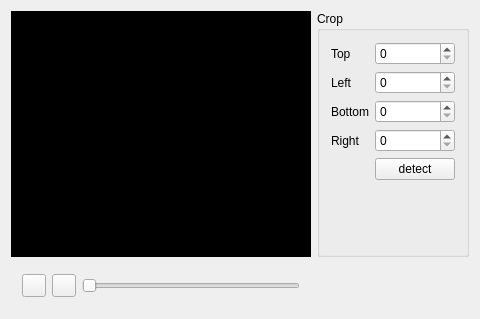
<ui version="4.0" >
 <class>ViewMPEG2</class>
 <widget class="QWidget" name="ViewMPEG2" >
  <property name="geometry" >
   <rect>
    <x>0</x>
    <y>0</y>
    <width>480</width>
    <height>319</height>
   </rect>
  </property>
  <property name="sizePolicy" >
   <sizepolicy vsizetype="Expanding" hsizetype="Expanding" >
    <horstretch>0</horstretch>
    <verstretch>0</verstretch>
   </sizepolicy>
  </property>
  <property name="sizeIncrement" >
   <size>
    <width>0</width>
    <height>0</height>
   </size>
  </property>
  <property name="baseSize" >
   <size>
    <width>0</width>
    <height>0</height>
   </size>
  </property>
  <property name="windowTitle" >
   <string>k9Copy - Title Preview</string>
  </property>
  <property name="windowIcon" >
   <iconset>
    <normaloff/>
   </iconset>
  </property>
  <layout class="QGridLayout" name="gridLayout_2" >
   <item row="0" column="0" >
    <widget class="QLabel" name="label" >
     <property name="sizePolicy" >
      <sizepolicy vsizetype="Preferred" hsizetype="Preferred" >
       <horstretch>0</horstretch>
       <verstretch>0</verstretch>
      </sizepolicy>
     </property>
     <property name="palette" >
      <palette>
       <active>
        <colorrole role="Base" >
         <brush brushstyle="SolidPattern" >
          <color alpha="255" >
           <red>255</red>
           <green>255</green>
           <blue>255</blue>
          </color>
         </brush>
        </colorrole>
        <colorrole role="Window" >
         <brush brushstyle="SolidPattern" >
          <color alpha="255" >
           <red>0</red>
           <green>0</green>
           <blue>0</blue>
          </color>
         </brush>
        </colorrole>
       </active>
       <inactive>
        <colorrole role="Base" >
         <brush brushstyle="SolidPattern" >
          <color alpha="255" >
           <red>255</red>
           <green>255</green>
           <blue>255</blue>
          </color>
         </brush>
        </colorrole>
        <colorrole role="Window" >
         <brush brushstyle="SolidPattern" >
          <color alpha="255" >
           <red>0</red>
           <green>0</green>
           <blue>0</blue>
          </color>
         </brush>
        </colorrole>
       </inactive>
       <disabled>
        <colorrole role="Base" >
         <brush brushstyle="SolidPattern" >
          <color alpha="255" >
           <red>0</red>
           <green>0</green>
           <blue>0</blue>
          </color>
         </brush>
        </colorrole>
        <colorrole role="Window" >
         <brush brushstyle="SolidPattern" >
          <color alpha="255" >
           <red>0</red>
           <green>0</green>
           <blue>0</blue>
          </color>
         </brush>
        </colorrole>
       </disabled>
      </palette>
     </property>
     <property name="autoFillBackground" >
      <bool>true</bool>
     </property>
     <property name="wordWrap" >
      <bool>false</bool>
     </property>
    </widget>
   </item>
   <item row="0" column="1" >
    <widget class="QGroupBox" name="gbCrop" >
     <property name="title" >
      <string>Crop</string>
     </property>
     <layout class="QGridLayout" name="gridLayout" >
      <item row="0" column="0" >
       <widget class="QLabel" name="label_2" >
        <property name="text" >
         <string>Top</string>
        </property>
       </widget>
      </item>
      <item row="0" column="1" >
       <widget class="QSpinBox" name="sbTop" >
        <property name="maximum" >
         <number>10000</number>
        </property>
       </widget>
      </item>
      <item row="1" column="0" >
       <widget class="QLabel" name="label_3" >
        <property name="text" >
         <string>Left</string>
        </property>
       </widget>
      </item>
      <item row="1" column="1" >
       <widget class="QSpinBox" name="sbLeft" >
        <property name="maximum" >
         <number>10000</number>
        </property>
       </widget>
      </item>
      <item row="2" column="0" >
       <widget class="QLabel" name="label_4" >
        <property name="text" >
         <string>Bottom</string>
        </property>
       </widget>
      </item>
      <item row="2" column="1" >
       <widget class="QSpinBox" name="sbBottom" >
        <property name="maximum" >
         <number>10000</number>
        </property>
       </widget>
      </item>
      <item row="3" column="0" >
       <widget class="QLabel" name="label_5" >
        <property name="text" >
         <string>Right</string>
        </property>
       </widget>
      </item>
      <item row="3" column="1" >
       <widget class="QSpinBox" name="sbRight" >
        <property name="maximum" >
         <number>10000</number>
        </property>
       </widget>
      </item>
      <item row="6" column="1" >
       <spacer name="verticalSpacer" >
        <property name="orientation" >
         <enum>Qt::Vertical</enum>
        </property>
        <property name="sizeHint" stdset="0" >
         <size>
          <width>20</width>
          <height>40</height>
         </size>
        </property>
       </spacer>
      </item>
      <item row="4" column="1" >
       <widget class="QPushButton" name="bCropDetect" >
        <property name="sizePolicy" >
         <sizepolicy vsizetype="Fixed" hsizetype="Fixed" >
          <horstretch>0</horstretch>
          <verstretch>0</verstretch>
         </sizepolicy>
        </property>
        <property name="text" >
         <string>detect</string>
        </property>
       </widget>
      </item>
     </layout>
    </widget>
   </item>
   <item row="1" column="0" >
    <widget class="QFrame" name="frame7" >
     <property name="sizePolicy" >
      <sizepolicy vsizetype="Fixed" hsizetype="Preferred" >
       <horstretch>0</horstretch>
       <verstretch>0</verstretch>
      </sizepolicy>
     </property>
     <property name="maximumSize" >
      <size>
       <width>32767</width>
       <height>50</height>
      </size>
     </property>
     <property name="frameShape" >
      <enum>QFrame::NoFrame</enum>
     </property>
     <property name="frameShadow" >
      <enum>QFrame::Plain</enum>
     </property>
     <layout class="QGridLayout" >
      <item row="0" column="0" >
       <widget class="QToolButton" name="bStop" >
        <property name="sizePolicy" >
         <sizepolicy vsizetype="Minimum" hsizetype="Fixed" >
          <horstretch>0</horstretch>
          <verstretch>0</verstretch>
         </sizepolicy>
        </property>
        <property name="text" >
         <string/>
        </property>
        <property name="icon" >
         <iconset>
          <normaloff>image1</normaloff>image1</iconset>
        </property>
       </widget>
      </item>
      <item row="0" column="1" >
       <widget class="QToolButton" name="bPlay" >
        <property name="sizePolicy" >
         <sizepolicy vsizetype="Minimum" hsizetype="Fixed" >
          <horstretch>0</horstretch>
          <verstretch>0</verstretch>
         </sizepolicy>
        </property>
        <property name="text" >
         <string/>
        </property>
        <property name="icon" >
         <iconset>
          <normaloff>image2</normaloff>image2</iconset>
        </property>
       </widget>
      </item>
      <item row="0" column="2" >
       <widget class="QSlider" name="slider" >
        <property name="orientation" >
         <enum>Qt::Horizontal</enum>
        </property>
       </widget>
      </item>
     </layout>
    </widget>
   </item>
  </layout>
 </widget>
 <layoutdefault spacing="6" margin="11" />
 <resources/>
 <connections>
  <connection>
   <sender>bStop</sender>
   <signal>clicked()</signal>
   <receiver>ViewMPEG2</receiver>
   <slot>bStopClick()</slot>
   <hints>
    <hint type="sourcelabel" >
     <x>38</x>
     <y>300</y>
    </hint>
    <hint type="destinationlabel" >
     <x>20</x>
     <y>20</y>
    </hint>
   </hints>
  </connection>
  <connection>
   <sender>bPlay</sender>
   <signal>clicked()</signal>
   <receiver>ViewMPEG2</receiver>
   <slot>bPlayClick()</slot>
   <hints>
    <hint type="sourcelabel" >
     <x>66</x>
     <y>300</y>
    </hint>
    <hint type="destinationlabel" >
     <x>20</x>
     <y>20</y>
    </hint>
   </hints>
  </connection>
  <connection>
   <sender>slider</sender>
   <signal>sliderReleased()</signal>
   <receiver>ViewMPEG2</receiver>
   <slot>sliderReleased()</slot>
   <hints>
    <hint type="sourcelabel" >
     <x>94</x>
     <y>297</y>
    </hint>
    <hint type="destinationlabel" >
     <x>20</x>
     <y>20</y>
    </hint>
   </hints>
  </connection>
  <connection>
   <sender>slider</sender>
   <signal>sliderPressed()</signal>
   <receiver>ViewMPEG2</receiver>
   <slot>sliderPressed()</slot>
   <hints>
    <hint type="sourcelabel" >
     <x>94</x>
     <y>297</y>
    </hint>
    <hint type="destinationlabel" >
     <x>20</x>
     <y>20</y>
    </hint>
   </hints>
  </connection>
  <connection>
   <sender>bCropDetect</sender>
   <signal>clicked()</signal>
   <receiver>ViewMPEG2</receiver>
   <slot>bCropDetectClick()</slot>
   <hints>
    <hint type="sourcelabel" >
     <x>426</x>
     <y>146</y>
    </hint>
    <hint type="destinationlabel" >
     <x>477</x>
     <y>207</y>
    </hint>
   </hints>
  </connection>
  <connection>
   <sender>sbTop</sender>
   <signal>valueChanged(int)</signal>
   <receiver>ViewMPEG2</receiver>
   <slot>sbValueChanged(int)</slot>
   <hints>
    <hint type="sourcelabel" >
     <x>454</x>
     <y>42</y>
    </hint>
    <hint type="destinationlabel" >
     <x>482</x>
     <y>36</y>
    </hint>
   </hints>
  </connection>
  <connection>
   <sender>sbLeft</sender>
   <signal>valueChanged(int)</signal>
   <receiver>ViewMPEG2</receiver>
   <slot>sbValueChanged(int)</slot>
   <hints>
    <hint type="sourcelabel" >
     <x>418</x>
     <y>64</y>
    </hint>
    <hint type="destinationlabel" >
     <x>479</x>
     <y>74</y>
    </hint>
   </hints>
  </connection>
  <connection>
   <sender>sbBottom</sender>
   <signal>valueChanged(int)</signal>
   <receiver>ViewMPEG2</receiver>
   <slot>sbValueChanged(int)</slot>
   <hints>
    <hint type="sourcelabel" >
     <x>431</x>
     <y>95</y>
    </hint>
    <hint type="destinationlabel" >
     <x>478</x>
     <y>113</y>
    </hint>
   </hints>
  </connection>
  <connection>
   <sender>sbRight</sender>
   <signal>valueChanged(int)</signal>
   <receiver>ViewMPEG2</receiver>
   <slot>sbValueChanged(int)</slot>
   <hints>
    <hint type="sourcelabel" >
     <x>411</x>
     <y>117</y>
    </hint>
    <hint type="destinationlabel" >
     <x>480</x>
     <y>152</y>
    </hint>
   </hints>
  </connection>
 </connections>
 <slots>
  <slot>bCropDetectClick()</slot>
  <slot>sbValueChanged(int)</slot>
 </slots>
</ui>
